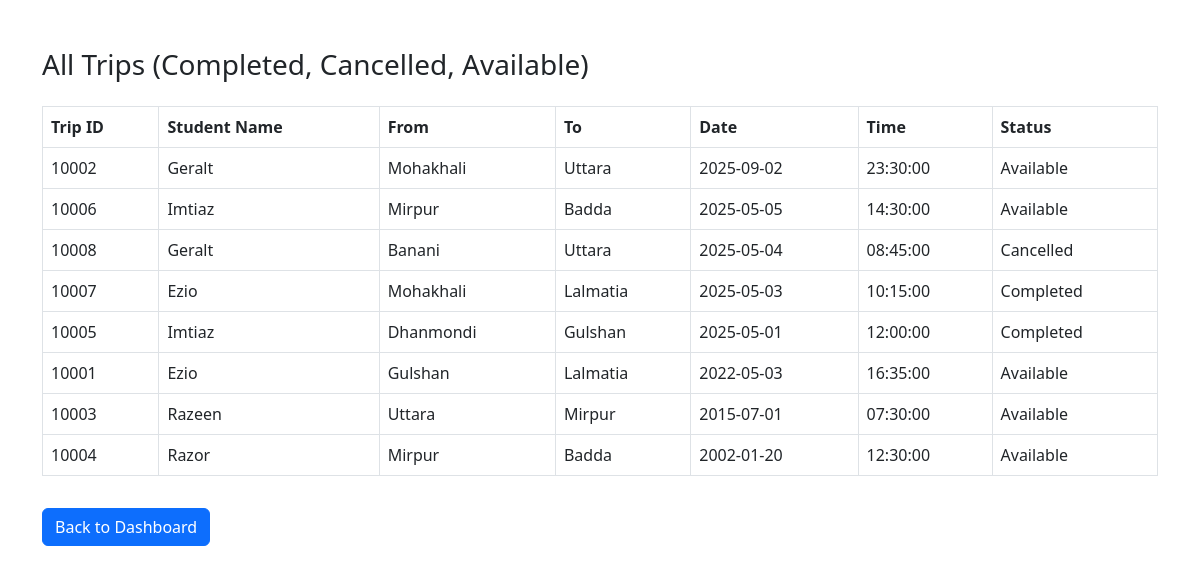
Before: /backend/view_all_trips.php (signed in) with the older database file.
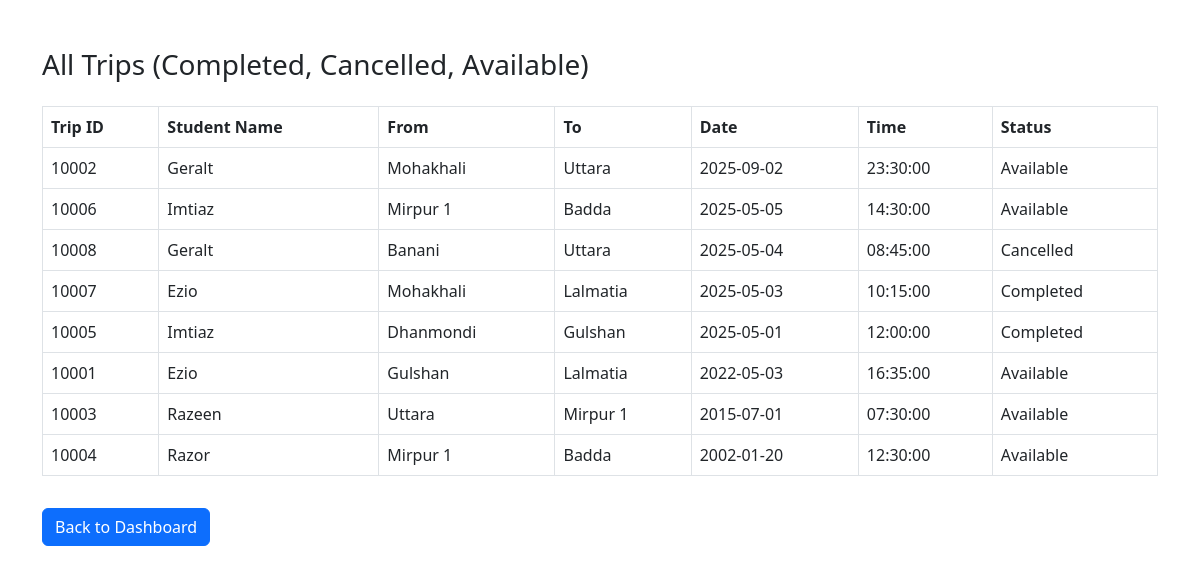
After: the same page with the newer database file.
### tables this page shows
CREATE TABLE Trips (
    Trip_ID INT PRIMARY KEY AUTO_INCREMENT,
    Student_ID VARCHAR(20),
    where_loc VARCHAR(50),
    Capacity INT,
    Time TIME,
    Date DATE,
    Vehicle_Info VARCHAR(50),
    Fare DECIMAL(5,2),
    Meet_up_location VARCHAR(100),
    Mode_of_Commute VARCHAR(30),
    trip_status VARCHAR(30),
    to_loc VARCHAR(50),
    Used_capacity INT,
    FOREIGN KEY (Student_ID) REFERENCES User(Student_ID) ON DELETE SET NULL,
    FOREIGN KEY (where_loc) REFERENCES Locations(area_locations) ON DELETE SET NULL,
    FOREIGN KEY (to_loc) REFERENCES Locations(area_locations) ON DELETE SET NULL
)AUTO_INCREMENT=10001;

CREATE TABLE User (
    Student_ID VARCHAR(20) PRIMARY KEY,
    Name VARCHAR(100) NOT NULL,
    Gsuite_Email VARCHAR(100) UNIQUE NOT NULL,
    Scanned_ID VARCHAR(255),
    Semester VARCHAR(20),
    Department VARCHAR(50),
    Thana VARCHAR(50),
    Phone_Number VARCHAR(15),  
    Password VARCHAR(100) NOT NULL,
    Address VARCHAR(255),      
    Gender VARCHAR(10),        
    Profile_Pic VARCHAR(255),  
    UserStatus VARCHAR(30)
);

### backend/view_all_trips.php (the view, shortened to what this page needs)
<?php
include 'db_connection.php';
$query = "SELECT t.Trip_ID, t.Student_ID, t.where_loc, t.to_loc, t.Date, t.Time, t.trip_status, u.Name
          FROM Trips t
          JOIN User u ON t.Student_ID = u.Student_ID
          WHERE t.trip_status IN ('Completed', 'Cancelled', 'Available')
          ORDER BY t.Date DESC, t.Time DESC";
$result = mysqli_query($conn, $query);
?>
<!DOCTYPE html>
<html lang="en">
<head>
    <link href="https://cdn.jsdelivr.net/npm/bootstrap@5.3.0/dist/css/bootstrap.min.css" rel="stylesheet">
    <link href="https://cdn.jsdelivr.net/npm/bootstrap-icons@1.10.5/font/bootstrap-icons.css" rel="stylesheet">
</head>
<body>
<div class="container mt-5">
    <h3 class="mb-4">All Trips (Completed, Cancelled, Available)</h3>
    <table class="table table-bordered">
        <thead>
            <tr>
                <th>Trip ID</th>
                <th>Student Name</th>
                <th>From</th>
                <th>To</th>
                <th>Date</th>
                <th>Time</th>
                <th>Status</th>
            </tr>
        </thead>
        <tbody>
            <?php
            if (mysqli_num_rows($result) > 0) {
                while ($row = mysqli_fetch_assoc($result)) {
                    echo "<tr>
                            <td>{$row['Trip_ID']}</td>
                            <td>{$row['Name']}</td>
                            <td>{$row['where_loc']}</td>
                            <td>{$row['to_loc']}</td>
                            <td>{$row['Date']}</td>
                            <td>{$row['Time']}</td>
                            <td>{$row['trip_status']}</td>
                          </tr>";
                }
            } else {
                echo "<tr><td colspan='7' class='text-center'>No trips found.</td></tr>";
            }
            ?>
        </tbody>
    </table>
    <a href="admin_index.php" class="btn btn-primary mt-3">Back to Dashboard</a>
</div>
</body>
</html>

Changed rows visible on the page:
changed trips id 10006: where_loc "Mirpur" → "Mirpur 1"
changed trips "Razeen": to_loc "Mirpur" → "Mirpur 1"
changed trips "Razor": where_loc "Mirpur" → "Mirpur 1"
